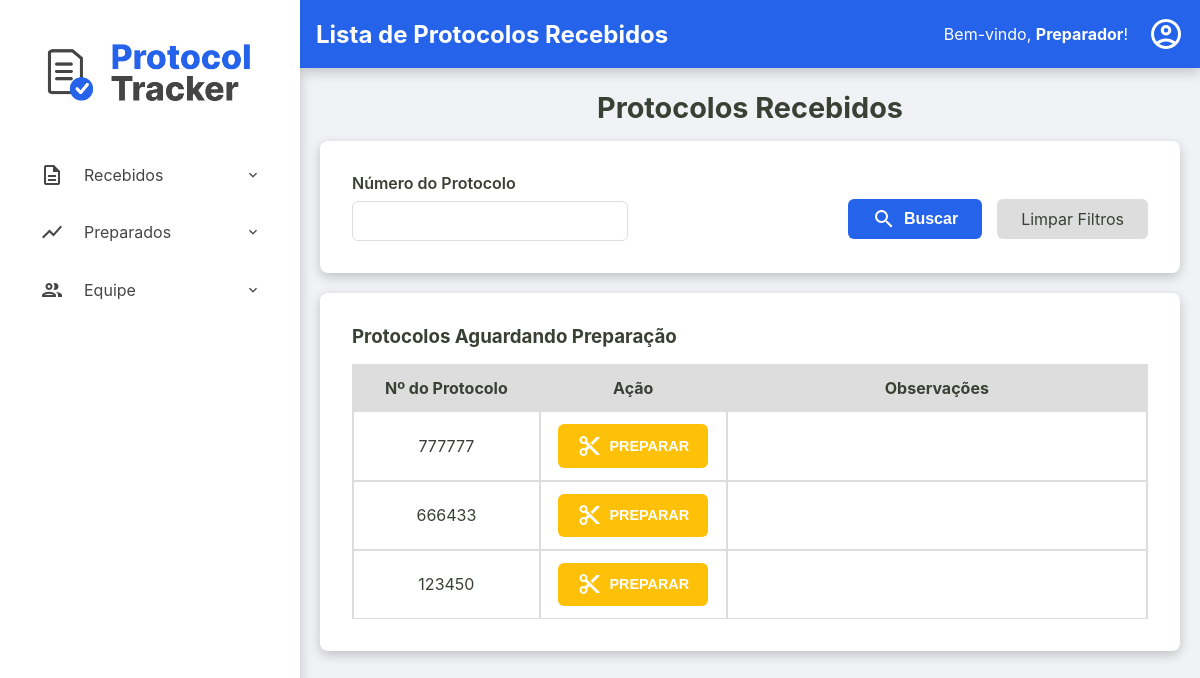
Page /preparadores/recebidos (signed in) on the earlier database version.
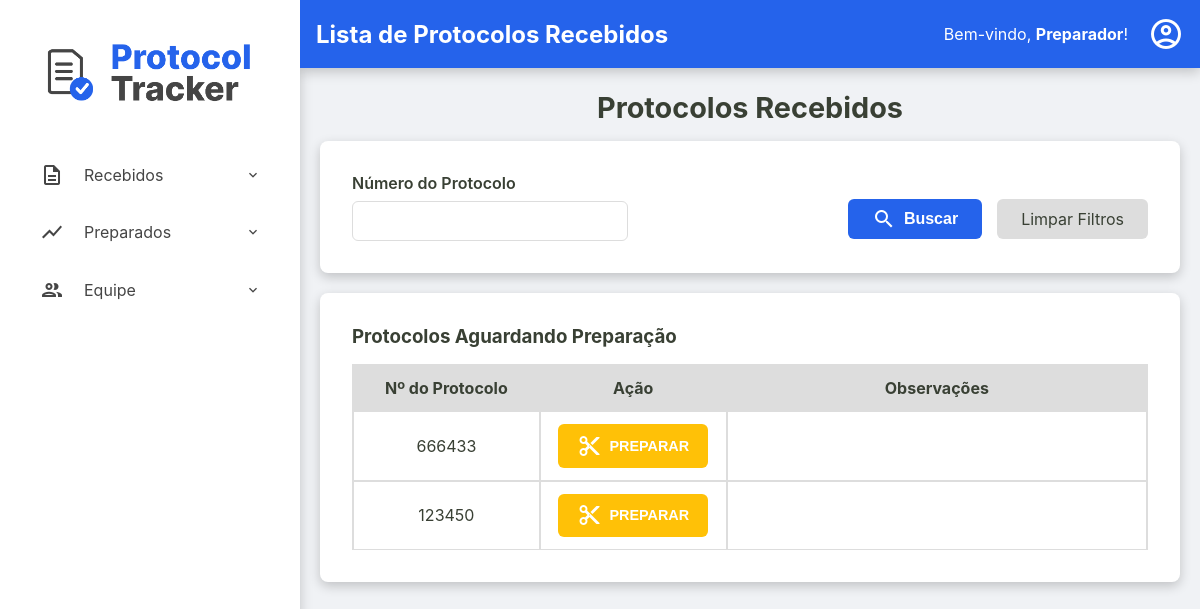
Same page on the later database version.
### tables this page shows
CREATE TABLE protocolos (
    id TEXT PRIMARY KEY,
    id_remessa TEXT NOT NULL,
    numero_protocolo TEXT NOT NULL UNIQUE,
    data_preparacao TEXT NULL,
    id_preparador INTEGER NULL,
    data_digitalizacao TEXT NULL,
    id_digitalizador INTEGER NULL,
    status TEXT NOT NULL DEFAULT 'RECEBIDO',
    quantidade_paginas INTEGER NULL CHECK (quantidade_paginas >= 0),
    observacoes TEXT NULL,
    FOREIGN KEY (id_remessa) REFERENCES remessas (id),
    FOREIGN KEY (id_preparador) REFERENCES usuarios (id),
    FOREIGN KEY (id_digitalizador) REFERENCES usuarios (id)
  );

### src/Controller/ProtocoloController.php (called while the page is built, shortened)
<?php
class ProtocoloController
{
    public function preparadores_listaRecebidos()
    {
        try {
            $numeroFiltro = $_GET['numero_protocolo'] ?? null;
            $listaProtocolosRecebidos = $this->protocoloRepository->searchByNumeroEStatus($numeroFiltro, 'RECEBIDO');
            require __DIR__ . '/../../templates/preparadores/recebidos.php';
        } catch (Exception $e) {
            $this->home($e->getMessage());
        }
    }
}

### src/Repository/ProtocoloRepository.php (called while the page is built, shortened)
<?php
class ProtocoloRepository implements ProtocoloRepositoryInterface
{
    private PDO $connection;
    public function __construct(PDO $connection)
    {
        $this->connection = $connection;
    }
    public function searchByNumeroEStatus(?string $numero_protocolo = null, string $status): array
    {
        $sqlConditions = [];
        $parameters = [];
        $sqlConditions[] = 'status = :status';
        $parameters[':status'] = $status;
        $sqlQuery = 'SELECT * FROM protocolos WHERE ' . implode(' AND ', $sqlConditions) . ' ORDER BY numero_protocolo DESC;';
        $stmt = $this->connection->prepare($sqlQuery);
        $stmt->execute($parameters);
        return $this->hidrataLista($stmt);
    }
    private function hidrataLista(PDOStatement $stmt): array
    {
        $listaDeProtocolos = [];
        while($dadosProtocolo = $stmt->fetch()){
            $listaDeProtocolos[] = Protocolo::fromArray($dadosProtocolo);
        }
        return $listaDeProtocolos;
    }
}

### src/Model/Protocolo.php (called while the page is built, shortened)
<?php
class Protocolo {
    public function getId(): ?string { return $this->id; }
    public function getNumeroProtocolo(): string { return $this->numero_protocolo; }
    public function getObservacoes(): ?string { return $this->observacoes; }
    public static function fromArray(array $array): self
    {
        try {
            $data_preparacao = isset($array['data_preparacao']) ? new DateTimeImmutable($array['data_preparacao']) :  null;
            $data_digitalizacao = isset($array['data_digitalizacao']) ? new DateTimeImmutable($array['data_digitalizacao']) :  null;
        } catch (Exception $e) {
            throw new Exception("Falha ao criar data");
        }
        return new self(
            $array['id'],
            $array['id_remessa'],
            $array['numero_protocolo'],
            $data_preparacao,
            isset($array['id_preparador']) ? (int) $array['id_preparador'] : null,
            $data_digitalizacao,
            isset($array['id_digitalizador']) ? (int) $array['id_digitalizador'] : null,
            $array['status'],
            isset($array['quantidade_paginas']) ? (int) $array['quantidade_paginas'] : null,
            $array['observacoes'] ?? null,
        );
    }
}

### templates/preparadores/recebidos.php (the view, shortened to what this page needs)
<?php require __DIR__ . '/../components/_header.php'; ?>
<h2>Protocolos Recebidos</h2>
<div class="container-principal-busca">
<div class="form-container busca-form-container">
        <form action="/preparadores/recebidos" method="get" class="busca-form">
            <div class="form-row">
                <div class="form-group">
                    <label for="numero_protocolo">Número do Protocolo</label>
                    <input type="text" id="numero_protocolo" name="numero_protocolo" value="<?= htmlspecialchars($_GET['numero_protocolo'] ?? '') ?>">
                </div>
            </div>
            <div class="form-actions">
                <button type="submit" class="btn-buscar">
                    <span class="material-icons-outlined">search</span> Buscar
                </button>
                <a href="/preparadores/recebidos" class="btn-limpar">Limpar Filtros</a>
            </div>
        </form>
</div>
<div class="listagem-container">
    <h3>Protocolos Aguardando Preparação</h3>
    <table class="protocolos-table datatable-js tabela-protocolos" id="tabela-protocolos">
        <thead>
            <tr>
                <th>Nº do Protocolo</th>
                <th class="acoes-header">Ação</th>
                <th>Observações</th>
            </tr>
        </thead>
        <tbody>
            <?php foreach ($listaProtocolosRecebidos as $protocolo): ?>
                <tr>
                    <td><?= htmlspecialchars($protocolo->getNumeroProtocolo()) ?></td>
                    <td class="acoes-cell">
                        <button
                            type="button"
                            class="btn-acao-preparar open-modal-preparar"
                            data-protocolo-id="<?= htmlspecialchars($protocolo->getId()) ?>"
                            data-protocolo-numero="<?= htmlspecialchars($protocolo->getNumeroProtocolo()) ?>"
                        >
                            <span class="material-icons-outlined">content_cut</span> Preparar
                        </button>
                    </td>
                    <td class="coluna-observacoes" title="<?= htmlspecialchars($protocolo->getObservacoes() ?? '') ?>">
                    </td>
                </tr>
            <?php endforeach; ?>
        </tbody>
    </table>
</div>
</div>
<?php require __DIR__ . '/../components/_footer.php'; ?>

Differences in the rows shown:
no longer on this page (row edited): protocolos: numero_protocolo "777777"
